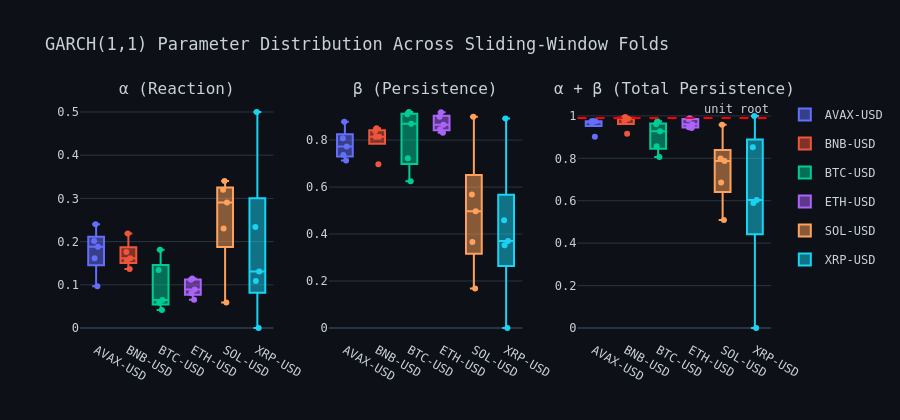

Write notebook code for a chart like this one.
### Markdown cell above
---
## 6 · Visualisations

### 6.1 GARCH Parameters Across Folds

### Code cell
fig = make_subplots(
    rows=1, cols=3,
    subplot_titles=['α (Reaction)', 'β (Persistence)', 'α + β (Total Persistence)'],
    horizontal_spacing=0.08,
)

for i, ticker in enumerate(TICKERS):
    t_df = cv_df[cv_df['ticker'] == ticker]
    color = PALETTE[i % len(PALETTE)]
    kw = dict(name=ticker, legendgroup=ticker,
              marker_color=color, showlegend=True, boxpoints='all',
              pointpos=0, jitter=0.3)
    fig.add_trace(go.Box(y=t_df['alpha'],       x=[ticker]*len(t_df), **kw), row=1, col=1)
    kw['showlegend'] = False
    fig.add_trace(go.Box(y=t_df['beta'],        x=[ticker]*len(t_df), **kw), row=1, col=2)
    fig.add_trace(go.Box(y=t_df['persistence'], x=[ticker]*len(t_df), **kw), row=1, col=3)

# Stationarity line at persistence = 1
fig.add_hline(y=0.99, row=1, col=3, line_dash='dash', line_color='red',
              annotation_text='unit root', annotation_position='top right')

fig.update_layout(
    title='GARCH(1,1) Parameter Distribution Across Sliding-Window Folds',
    height=420,
    **DARK,
)
fig.show()

### Figure 1 — Plotly figure (JSON) as saved in the notebook; plotly's stock layout.template omitted (floating-point values rounded to 4 significant figures)
{"data": [{"boxpoints": "all", "jitter": 0.3, "legendgroup": "AVAX-USD", "marker": {"color": "#636EFA"}, "name": "AVAX-USD", "pointpos": 0, "showlegend": true, "type": "box", "x": ["AVAX-USD", "AVAX-USD", "AVAX-USD", "AVAX-USD", "AVAX-USD"], "xaxis": "x", "y": [0.1615, 0.2016, 0.24, 0.1881, 0.0969], "yaxis": "y"}, {"boxpoints": "all", "jitter": 0.3, "legendgroup": "AVAX-USD", "marker": {"color": "#636EFA"}, "name": "AVAX-USD", "pointpos": 0, "showlegend": false, "type": "box", "x": ["AVAX-USD", "AVAX-USD", "AVAX-USD", "AVAX-USD", "AVAX-USD"], "xaxis": "x2", "y": [0.8077, 0.7731, 0.736, 0.7131, 0.878], "yaxis": "y2"}, {"boxpoints": "all", "jitter": 0.3, "legendgroup": "AVAX-USD", "marker": {"color": "#636EFA"}, "name": "AVAX-USD", "pointpos": 0, "showlegend": false, "type": "box", "x": ["AVAX-USD", "AVAX-USD", "AVAX-USD", "AVAX-USD", "AVAX-USD"], "xaxis": "x3", "y": [0.9692, 0.9748, 0.976, 0.9012, 0.9749], "yaxis": "y3"}, {"boxpoints": "all", "jitter": 0.3, "legendgroup": "BNB-USD", "marker": {"color": "#EF553B"}, "name": "BNB-USD", "pointpos": 0, "showlegend": true, "type": "box", "x": ["BNB-USD", "BNB-USD", "BNB-USD", "BNB-USD", "BNB-USD"], "xaxis": "x", "y": [0.1759, 0.1364, 0.1555, 0.1617, 0.219], "yaxis": "y"}, {"boxpoints": "all", "jitter": 0.3, "legendgroup": "BNB-USD", "marker": {"color": "#EF553B"}, "name": "BNB-USD", "pointpos": 0, "showlegend": false, "type": "box", "x": ["BNB-USD", "BNB-USD", "BNB-USD", "BNB-USD", "BNB-USD"], "xaxis": "x2", "y": [0.8138, 0.8499, 0.8387, 0.8146, 0.6972], "yaxis": "y2"}, {"boxpoints": "all", "jitter": 0.3, "legendgroup": "BNB-USD", "marker": {"color": "#EF553B"}, "name": "BNB-USD", "pointpos": 0, "showlegend": false, "type": "box", "x": ["BNB-USD", "BNB-USD", "BNB-USD", "BNB-USD", "BNB-USD"], "xaxis": "x3", "y": [0.9897, 0.9863, 0.9942, 0.9764, 0.9162], "yaxis": "y3"}, {"boxpoints": "all", "jitter": 0.3, "legendgroup": "BTC-USD", "marker": {"color": "#00CC96"}, "name": "BTC-USD", "pointpos": 0, "showlegend": true, "type": "box", "x": ["BTC-USD", "BTC-USD", "BTC-USD", "BTC-USD", "BTC-USD"], "xaxis": "x", "y": [0.0587, 0.0414, 0.0649, 0.1343, 0.1812], "yaxis": "y"}, {"boxpoints": "all", "jitter": 0.3, "legendgroup": "BTC-USD", "marker": {"color": "#00CC96"}, "name": "BTC-USD", "pointpos": 0, "showlegend": false, "type": "box", "x": ["BTC-USD", "BTC-USD", "BTC-USD", "BTC-USD", "BTC-USD"], "xaxis": "x2", "y": [0.8693, 0.9195, 0.9096, 0.723, 0.625], "yaxis": "y2"}, {"boxpoints": "all", "jitter": 0.3, "legendgroup": "BTC-USD", "marker": {"color": "#00CC96"}, "name": "BTC-USD", "pointpos": 0, "showlegend": false, "type": "box", "x": ["BTC-USD", "BTC-USD", "BTC-USD", "BTC-USD", "BTC-USD"], "xaxis": "x3", "y": [0.9279, 0.9609, 0.9745, 0.8574, 0.8062], "yaxis": "y3"}, {"boxpoints": "all", "jitter": 0.3, "legendgroup": "ETH-USD", "marker": {"color": "#AB63FA"}, "name": "ETH-USD", "pointpos": 0, "showlegend": true, "type": "box", "x": ["ETH-USD", "ETH-USD", "ETH-USD", "ETH-USD", "ETH-USD"], "xaxis": "x", "y": [0.1145, 0.0806, 0.0894, 0.0654, 0.1117], "yaxis": "y"}, {"boxpoints": "all", "jitter": 0.3, "legendgroup": "ETH-USD", "marker": {"color": "#AB63FA"}, "name": "ETH-USD", "pointpos": 0, "showlegend": false, "type": "box", "x": ["ETH-USD", "ETH-USD", "ETH-USD", "ETH-USD", "ETH-USD"], "xaxis": "x2", "y": [0.846, 0.8655, 0.8992, 0.9184, 0.8313], "yaxis": "y2"}, {"boxpoints": "all", "jitter": 0.3, "legendgroup": "ETH-USD", "marker": {"color": "#AB63FA"}, "name": "ETH-USD", "pointpos": 0, "showlegend": false, "type": "box", "x": ["ETH-USD", "ETH-USD", "ETH-USD", "ETH-USD", "ETH-USD"], "xaxis": "x3", "y": [0.9605, 0.9461, 0.9886, 0.9838, 0.943], "yaxis": "y3"}, {"boxpoints": "all", "jitter": 0.3, "legendgroup": "SOL-USD", "marker": {"color": "#FFA15A"}, "name": "SOL-USD", "pointpos": 0, "showlegend": true, "type": "box", "x": ["SOL-USD", "SOL-USD", "SOL-USD", "SOL-USD", "SOL-USD"], "xaxis": "x", "y": [0.2304, 0.2903, 0.3203, 0.3401, 0.0592], "yaxis": "y"}, {"boxpoints": "all", "jitter": 0.3, "legendgroup": "SOL-USD", "marker": {"color": "#FFA15A"}, "name": "SOL-USD", "pointpos": 0, "showlegend": false, "type": "box", "x": ["SOL-USD", "SOL-USD", "SOL-USD", "SOL-USD", "SOL-USD"], "xaxis": "x2", "y": [0.5684, 0.4973, 0.3657, 0.1685, 0.8992], "yaxis": "y2"}, {"boxpoints": "all", "jitter": 0.3, "legendgroup": "SOL-USD", "marker": {"color": "#FFA15A"}, "name": "SOL-USD", "pointpos": 0, "showlegend": false, "type": "box", "x": ["SOL-USD", "SOL-USD", "SOL-USD", "SOL-USD", "SOL-USD"], "xaxis": "x3", "y": [0.7987, 0.7876, 0.686, 0.5086, 0.9583], "yaxis": "y3"}, {"boxpoints": "all", "jitter": 0.3, "legendgroup": "XRP-USD", "marker": {"color": "#19D3F3"}, "name": "XRP-USD", "pointpos": 0, "showlegend": true, "type": "box", "x": ["XRP-USD", "XRP-USD", "XRP-USD", "XRP-USD", "XRP-USD"], "xaxis": "x", "y": [0.1086, 0.0, 0.5, 0.131, 0.2336], "yaxis": "y"}, {"boxpoints": "all", "jitter": 0.3, "legendgroup": "XRP-USD", "marker": {"color": "#19D3F3"}, "name": "XRP-USD", "pointpos": 0, "showlegend": false, "type": "box", "x": ["XRP-USD", "XRP-USD", "XRP-USD", "XRP-USD", "XRP-USD"], "xaxis": "x2", "y": [0.8914, 0.0, 0.3519, 0.4586, 0.3703], "yaxis": "y2"}, {"boxpoints": "all", "jitter": 0.3, "legendgroup": "XRP-USD", "marker": {"color": "#19D3F3"}, "name": "XRP-USD", "pointpos": 0, "showlegend": false, "type": "box", "x": ["XRP-USD", "XRP-USD", "XRP-USD", "XRP-USD", "XRP-USD"], "xaxis": "x3", "y": [1.0, 0.0, 0.8519, 0.5895, 0.6039], "yaxis": "y3"}], "layout": {"annotations": [{"font": {"size": 16}, "showarrow": false, "text": "α (Reaction)", "x": 0.14, "xanchor": "center", "xref": "paper", "y": 1, "yanchor": "bottom", "yref": "paper"}, {"font": {"size": 16}, "showarrow": false, "text": "β (Persistence)", "x": 0.5, "xanchor": "center", "xref": "paper", "y": 1, "yanchor": "bottom", "yref": "paper"}, {"font": {"size": 16}, "showarrow": false, "text": "α + β (Total Persistence)", "x": 0.86, "xanchor": "center", "xref": "paper", "y": 1, "yanchor": "bottom", "yref": "paper"}, {"showarrow": false, "text": "unit root", "x": 1, "xanchor": "right", "xref": "x3 domain", "y": 0.99, "yanchor": "bottom", "yref": "y3"}], "font": {"color": "#c9d1d9", "family": "monospace"}, "height": 420, "paper_bgcolor": "#0d1117", "plot_bgcolor": "#0d1117", "shapes": [{"line": {"color": "red", "dash": "dash"}, "type": "line", "x0": 0, "x1": 1, "xref": "x3 domain", "y0": 0.99, "y1": 0.99, "yref": "y3"}], "title": {"text": "GARCH(1,1) Parameter Distribution Across Sliding-Window Folds"}, "xaxis": {"anchor": "y", "domain": [0, 0.28]}, "xaxis2": {"anchor": "y2", "domain": [0.36, 0.64]}, "xaxis3": {"anchor": "y3", "domain": [0.72, 1]}, "yaxis": {"anchor": "x", "domain": [0, 1]}, "yaxis2": {"anchor": "x2", "domain": [0, 1]}, "yaxis3": {"anchor": "x3", "domain": [0, 1]}}}
